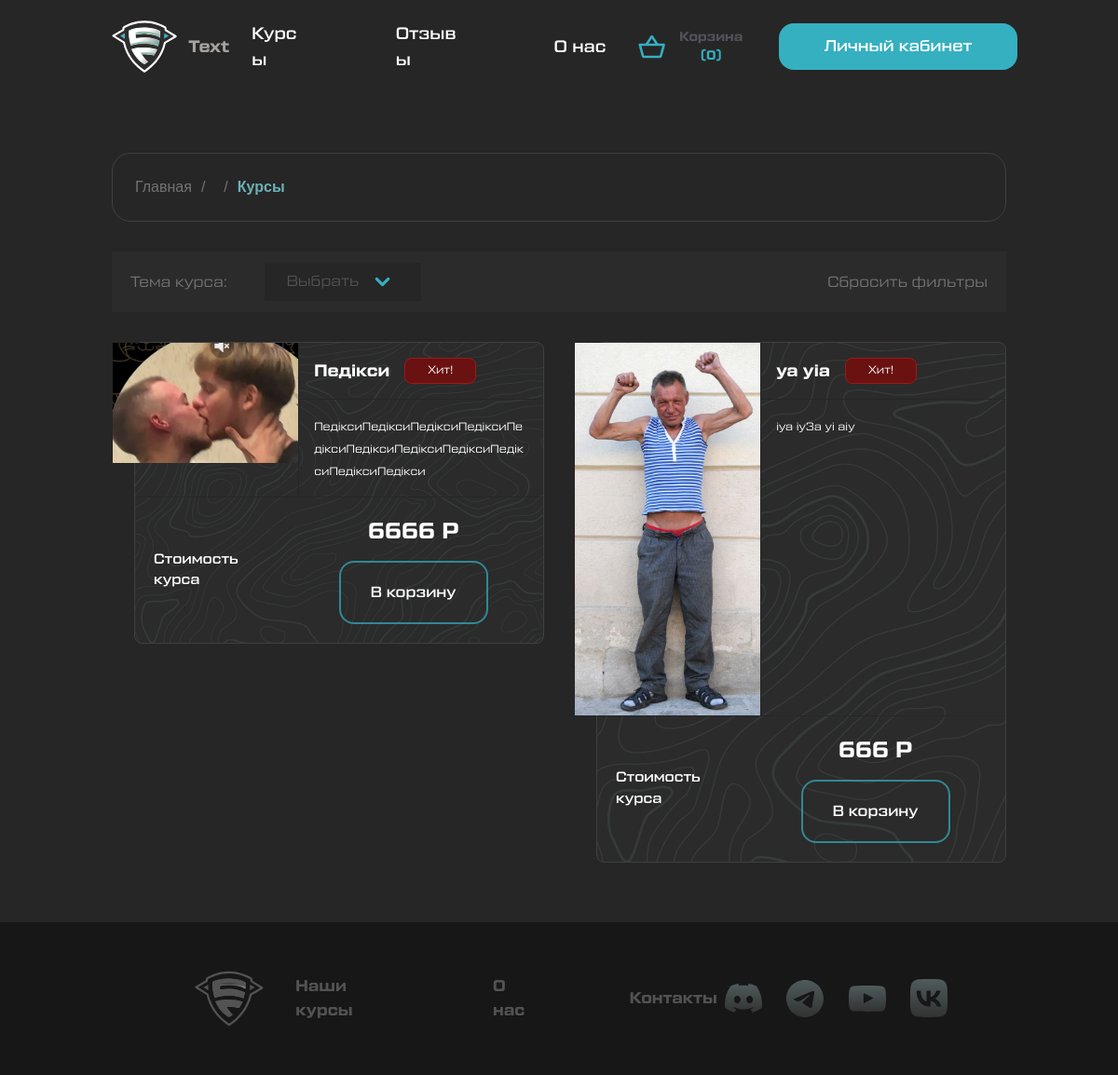
Page /pages/courses.php on the committed database.
### tables this page shows
CREATE TABLE courses (
    id INTEGER PRIMARY KEY AUTOINCREMENT,
    title TEXT NOT NULL,
    description TEXT,
    image TEXT,
    price INTEGER,
    is_hit BOOLEAN,
    video1 TEXT,
    video2 TEXT,
    video3 TEXT
);

### pages/courses.php (the view, shortened to what this page needs)
<!doctype html>
<html lang="en">
<head>
  <link rel="stylesheet" href="styles/index.css">
  <link rel="stylesheet" href="styles/main.css">
</head>
<body class="flex flex-col justify-start items-center">
	<?php include("../components/global/header.php")?>
	<main class="max-w-limit w-9/10 md:w-4/5 flex flex-col gap-8 my-16">
		<?php include("../components/global/breadcrumbs.php") ?>
		<section class="flex flex-col items-center gap-8">
			<div class="w-full flex flex-col sm:flex-row gap-2 items-center font-tactic text-neutral-500 px-5 py-3 bg-neutral-750">
				<div class="flex justify-between items-center gap-10">
					<span>
						Тема курса:
					</span>
					<div class="relative">
						<button id="filter-select" class="flex gap-2 px-6 py-2 text-neutral-600 bg-neutral-800 cursor-pointer">
							Выбрать
							<svg class="min-w-[35px] transform text-azure-400 transition-transform duration-200 group-open:-rotate-90" fill="none" height="25" width="35" stroke="currentColor" stroke-linecap="round" stroke-linejoin="round" stroke-width="3" viewBox="0 0 24 24">
								<polyline points="6 9 12 15 18 9"></polyline>
							</svg>
						</button>
					</div>
				</div>
				<button class="mx-auto sm:mx-[unset] sm:ml-auto">
					Сбросить фильтры
				</button>
			</div>
			<div class="grid lg:grid-cols-2 gap-8">
			<?php
		$dbname = '../components/php-back/courses.db';
		$conn = new SQLite3($dbname);
		$query = "SELECT * FROM courses LIMIT 5";
		$result = $conn->query($query);
		if ($result) {
			while ($row = $result->fetchArray(SQLITE3_ASSOC)) {
				echo "<div class='ml-6'>";
				echo "<div class='grid grid-cols-5 bg-cover bg-neutral-750 border border-neutral-700 rounded-lg' style='background-image: url(\"/assets/images/heatmap.svg\");'>";
				echo "<div class='col-span-2 flex items-start -ml-6'>";
				echo "<img class='drag-none select-none' src='./components/php-back/" . htmlspecialchars($row['image']) . "' alt=''>";
				echo "</div>";
				echo "<div class='col-span-3 flex flex-col font-tactic border-l border-neutral-800'>";
				echo "<div class='flex gap-4 p-4 border-b border-neutral-800'>";
				echo "<span class='font-semibold text-lg text-white'>" . htmlspecialchars($row['title']) . "</span>";
				if ($row['is_hit']) {
					echo "<span class='px-6 py-1 font-light text-xs text-white bg-red-925 border border-red-800 rounded-lg'>Хит!</span>";
				}
				echo "</div>";
				echo "<div class='p-4'>";
				echo "<span class='text-white text-xs'>" . htmlspecialchars($row['description']) . "</span>";
				echo "</div>";
				echo "</div>";
				echo "<div class='col-span-5 flex justify-between items-center gap-2 font-tactic text-white p-5 border-t border-neutral-800'>";
				echo "<span class='font-tactic font-medium text-[15px] text-white'>Стоимость <br> курса</span>";
				echo "<div class='w-3/5 flex flex-wrap justify-center items-center gap-4'>";
				echo "<span class='text-2xl font-semibold whitespace-nowrap'>" . htmlspecialchars($row['price']) . " P</span>";
				echo "<button class='py-5 px-8 font-medium border-2 border-azure-400 border-opacity-70 rounded-2xl transition-colors cursor-pointer hover:border-opacity-100'>В корзину</button>";
				echo "</div>";
				echo "</div>";
				echo "</div>";
				echo "</div>";
			}
		} else {
			echo "Курси не знайдено.";
		}
		?>
			</div>
		</section>
	</main>
	<?php include "../components/footer.php" ?>
</body>
</html>

### components/global/header.php (shortened to what this page needs)
<header class="max-w-limit w-9/10 lg:w-4/5 h-[100px] flex justify-between items-center gap-3">
	<a href="/" class="flex justify-center items-center gap-3 font-tactic font-bold text-lg text-stone-400 transition-colors hover:text-stone-300">
		Text
	</a>
	<div class="hidden xl:block">
		<?php include(__DIR__ . "/navigation.php") ?>
	</div>
	<div class="flex gap-5 ml-auto">
		<?php include(__DIR__ . "/cart.php") ?>
		<div class="hidden xl:flex">
			<?php if (true) : ?>
				<button id="auth-show-btn" type="button" class="
					min-w-[256px] inline-flex items-center justify-center p-3 text-[17px] font-medium font-tactic text-white text-md bg-azure-400 whitespace-nowrap
					rounded-2xl transition-shadow disabled:pointer-events-none disabled:opacity-50 hover:shadow-[inset_0px_4px_23.2px_0px_#FFFFFF80]
				">
					Личный кабинет
				</button>
			<?php endif; ?>
		</div>
	</div>
				<?php include(__DIR__ . "/navigation.php") ?>
</header>

### components/global/navigation.php (shortened to what this page needs)
<nav class="flex flex-col gap-4 lg:flex-row items-center">
	<menu class="flex flex-col lg:flex-row items-center gap-6 lg:gap-16">
		<?php if (true): ?>
			<li class="py-2 px-3 mr-2 rounded-md font-tactic font-medium text-lg text-white transition-colors hover:text-azure-400">
				<a class="text-center" href="/courses">
					Курсы
				</a>
			</li>
			<li class="py-2 px-3 mr-2 rounded-md font-tactic font-medium text-lg text-white transition-colors hover:text-azure-400">
				<a class="text-center" href="/reviews">
					Отзывы
				</a>
			</li>
			<li class="py-2 px-3 mr-2 rounded-md font-tactic font-medium text-lg text-white transition-colors hover:text-azure-400">
				<a class="text-center whitespace-nowrap" href="/about-us">
					О нас
				</a>
			</li>
		<?php endif; ?>
	</menu>
</nav>

### components/global/cart.php (shortened to what this page needs)
<div class="relative flex items-center">
	<button id="cart-btn" class="group flex items-center justify-center gap-1 relative mx-2">
		<span class="text-zinc-600 font-tactic font-bold text-sm transition-colors group-hover:text-zinc-400 cursor-pointer">
			Корзина <span class="text-azure-400 cursor-pointer">(0)</span>
		</span>
	</button>
</div>

### components/global/breadcrumbs.php
<?php
function wrap($breadcrumb)
{
	return "
		<li class='transition-colors hover:text-neutral-400'>
			$breadcrumb
		</li>
	";
}
function breadcrumbs($separator = ' / ', $home = 'Главная')
{
	$path = array_filter(explode('/', parse_url($_SERVER['REQUEST_URI'], PHP_URL_PATH)));
	$base = '/';
	$breadcrumbs = array(wrap("<a href=\"$base\">$home</a>"));
	$key = array_keys($path);
	$last = end($key);
	foreach ($path as $x => $crumb) {
		$page = str_replace(array('.php', '_'), array('', ' '), $crumb);
		$pages = [
			"auth" => "Авторизация",
			"about-us" => "О нас",
			"courses" => "Курсы",
			"course-details" => "Медик",
			"user-courses" => "Мои курсы",
			"user-course" => "Курс медика",
			"reviews" => "Отзывы",
			"contacts" => "Контакт",
		];
		$title = $pages[$page];
		if ($x != $last)
			$breadcrumbs[] = wrap("<a href=\"$base$crumb\">$title</a>");
		else
			$breadcrumbs[] = wrap("<span class='text-azure-300 font-semibold'>$title</span>");
	}
	return implode($separator, $breadcrumbs);
}
?>
<ul class="w-full flex gap-[10px] p-6 text-neutral-500 border border-neutral-700 rounded-[20px]">
	<?= breadcrumbs() ?>
</ul>

### components/footer.php (shortened to what this page needs)
<footer class="w-full flex justify-center p-[46px] bg-neutral-900">
	<div class="w-3/4 flex flex-col md:flex-row justify-between items-center gap-3">
		<menu class="flex flex-col items-center xl:flex-row xl:gap-24">
			<li>
				<a href="/courses" class="font-tactic font-semibold text-[17px] text-neutral-600 transition-colors hover:text-neutral-500">
					Наши курсы
				</a>
			</li>
			<li>
				<a href="/courses" class="font-tactic font-semibold text-[17px] text-neutral-600 transition-colors hover:text-neutral-500">
					О нас
				</a>
			</li>
			<li>
				<a href="/courses" class="font-tactic font-semibold text-[17px] text-neutral-600 transition-colors hover:text-neutral-500">
					Контакты
				</a>
			</li>
		</menu>
		<div class="flex items-center gap-7">
			<a href="/">
			</a>
			<a href="/">
			</a>
			<a href="/">
			</a>
			<a href="/">
			</a>
		</div>
	</div>
</footer>

### rows in the picture
courses: image (picture), title "Педікси", is_hit "Хит!", description "ПедіксиПедіксиПедіксиПедіксиПедіксиПедіксиПедіксиПедіксиПедіксиПедіксиПедікси", price "6666"
courses: image (picture), title "уа уіа", is_hit "Хит!", description "іуа іу3а уі аіу", price "666"

### other values in the picture
$breadcrumb "Главная Курсы"
breadcrumbs() "/ /"
